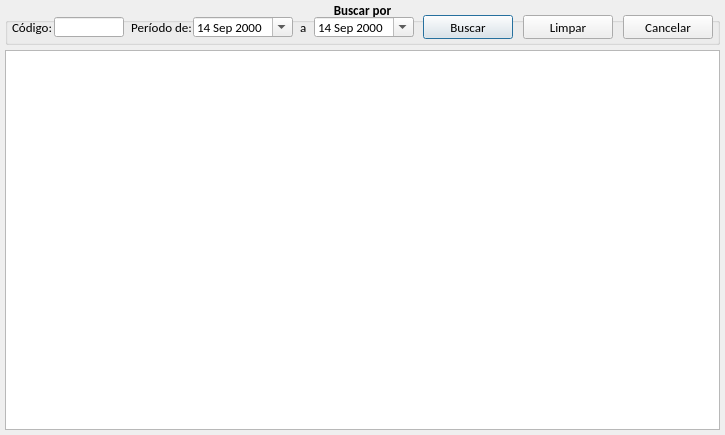
<?xml version="1.0" encoding="UTF-8"?>
<ui version="4.0">
 <class>tela_listar_despesas</class>
 <widget class="QDialog" name="tela_listar_despesas">
  <property name="geometry">
   <rect>
    <x>0</x>
    <y>0</y>
    <width>725</width>
    <height>435</height>
   </rect>
  </property>
  <property name="windowTitle">
   <string>Despesas</string>
  </property>
  <widget class="QGroupBox" name="gb_buscar">
   <property name="geometry">
    <rect>
     <x>5</x>
     <y>0</y>
     <width>715</width>
     <height>45</height>
    </rect>
   </property>
   <property name="font">
    <font>
     <family>Calibri</family>
     <pointsize>10</pointsize>
     <weight>75</weight>
     <bold>true</bold>
     <kerning>false</kerning>
    </font>
   </property>
   <property name="title">
    <string>Buscar por</string>
   </property>
   <property name="alignment">
    <set>Qt::AlignCenter</set>
   </property>
   <widget class="QLabel" name="lb_codigo">
    <property name="geometry">
     <rect>
      <x>7</x>
      <y>17</y>
      <width>42</width>
      <height>20</height>
     </rect>
    </property>
    <property name="font">
     <font>
      <weight>50</weight>
      <bold>false</bold>
     </font>
    </property>
    <property name="text">
     <string>Código:</string>
    </property>
   </widget>
   <widget class="QLineEdit" name="le_codigo">
    <property name="geometry">
     <rect>
      <x>49</x>
      <y>17</y>
      <width>70</width>
      <height>20</height>
     </rect>
    </property>
    <property name="font">
     <font>
      <weight>50</weight>
      <bold>false</bold>
     </font>
    </property>
    <property name="inputMask">
     <string>000000000; </string>
    </property>
    <property name="text">
     <string/>
    </property>
    <property name="cursorPosition">
     <number>9</number>
    </property>
   </widget>
   <widget class="QLabel" name="lb_nome">
    <property name="geometry">
     <rect>
      <x>126</x>
      <y>17</y>
      <width>62</width>
      <height>20</height>
     </rect>
    </property>
    <property name="font">
     <font>
      <family>Calibri</family>
      <pointsize>10</pointsize>
      <weight>50</weight>
      <bold>false</bold>
      <kerning>false</kerning>
     </font>
    </property>
    <property name="text">
     <string>Período de:</string>
    </property>
   </widget>
   <widget class="QPushButton" name="btn_buscar">
    <property name="geometry">
     <rect>
      <x>418</x>
      <y>15</y>
      <width>90</width>
      <height>24</height>
     </rect>
    </property>
    <property name="minimumSize">
     <size>
      <width>0</width>
      <height>24</height>
     </size>
    </property>
    <property name="maximumSize">
     <size>
      <width>90</width>
      <height>24</height>
     </size>
    </property>
    <property name="font">
     <font>
      <family>Calibri</family>
      <pointsize>10</pointsize>
      <weight>50</weight>
      <bold>false</bold>
     </font>
    </property>
    <property name="text">
     <string>Buscar</string>
    </property>
    <property name="icon">
     <iconset resource="imagens.qrc">
      <normaloff>:/img/img/buscar.png</normaloff>:/img/img/buscar.png</iconset>
    </property>
    <property name="iconSize">
     <size>
      <width>20</width>
      <height>20</height>
     </size>
    </property>
   </widget>
   <widget class="QPushButton" name="btn_cancelar">
    <property name="geometry">
     <rect>
      <x>618</x>
      <y>15</y>
      <width>90</width>
      <height>24</height>
     </rect>
    </property>
    <property name="minimumSize">
     <size>
      <width>0</width>
      <height>24</height>
     </size>
    </property>
    <property name="maximumSize">
     <size>
      <width>90</width>
      <height>24</height>
     </size>
    </property>
    <property name="font">
     <font>
      <family>Calibri</family>
      <pointsize>10</pointsize>
      <weight>50</weight>
      <bold>false</bold>
     </font>
    </property>
    <property name="text">
     <string>Cancelar</string>
    </property>
    <property name="icon">
     <iconset resource="imagens.qrc">
      <normaloff>:/img/img/1345902747_button_cancel.png</normaloff>:/img/img/1345902747_button_cancel.png</iconset>
    </property>
    <property name="iconSize">
     <size>
      <width>18</width>
      <height>18</height>
     </size>
    </property>
   </widget>
   <widget class="QPushButton" name="btn_limpar">
    <property name="geometry">
     <rect>
      <x>518</x>
      <y>15</y>
      <width>90</width>
      <height>24</height>
     </rect>
    </property>
    <property name="minimumSize">
     <size>
      <width>0</width>
      <height>24</height>
     </size>
    </property>
    <property name="maximumSize">
     <size>
      <width>90</width>
      <height>24</height>
     </size>
    </property>
    <property name="font">
     <font>
      <family>Calibri</family>
      <pointsize>10</pointsize>
      <weight>50</weight>
      <bold>false</bold>
     </font>
    </property>
    <property name="text">
     <string>Limpar</string>
    </property>
    <property name="icon">
     <iconset resource="imagens.qrc">
      <normaloff>:/img/img/limpar.png</normaloff>:/img/img/limpar.png</iconset>
    </property>
    <property name="iconSize">
     <size>
      <width>20</width>
      <height>20</height>
     </size>
    </property>
   </widget>
   <widget class="QDateEdit" name="data_inicial">
    <property name="geometry">
     <rect>
      <x>188</x>
      <y>17</y>
      <width>100</width>
      <height>20</height>
     </rect>
    </property>
    <property name="font">
     <font>
      <weight>50</weight>
      <bold>false</bold>
     </font>
    </property>
    <property name="frame">
     <bool>true</bool>
    </property>
    <property name="alignment">
     <set>Qt::AlignLeading|Qt::AlignLeft|Qt::AlignVCenter</set>
    </property>
    <property name="readOnly">
     <bool>false</bool>
    </property>
    <property name="buttonSymbols">
     <enum>QAbstractSpinBox::UpDownArrows</enum>
    </property>
    <property name="accelerated">
     <bool>false</bool>
    </property>
    <property name="keyboardTracking">
     <bool>true</bool>
    </property>
    <property name="maximumDateTime">
     <datetime>
      <hour>23</hour>
      <minute>59</minute>
      <second>59</second>
      <year>3000</year>
      <month>12</month>
      <day>31</day>
     </datetime>
    </property>
    <property name="minimumDateTime">
     <datetime>
      <hour>0</hour>
      <minute>0</minute>
      <second>0</second>
      <year>2000</year>
      <month>9</month>
      <day>14</day>
     </datetime>
    </property>
    <property name="calendarPopup">
     <bool>true</bool>
    </property>
    <property name="timeSpec">
     <enum>Qt::LocalTime</enum>
    </property>
   </widget>
   <widget class="QLabel" name="lb_a">
    <property name="geometry">
     <rect>
      <x>295</x>
      <y>17</y>
      <width>7</width>
      <height>20</height>
     </rect>
    </property>
    <property name="font">
     <font>
      <family>Calibri</family>
      <pointsize>10</pointsize>
      <weight>50</weight>
      <bold>false</bold>
      <kerning>false</kerning>
     </font>
    </property>
    <property name="text">
     <string>a</string>
    </property>
   </widget>
   <widget class="QDateEdit" name="data_final">
    <property name="geometry">
     <rect>
      <x>309</x>
      <y>17</y>
      <width>100</width>
      <height>20</height>
     </rect>
    </property>
    <property name="font">
     <font>
      <weight>50</weight>
      <bold>false</bold>
     </font>
    </property>
    <property name="frame">
     <bool>true</bool>
    </property>
    <property name="alignment">
     <set>Qt::AlignLeading|Qt::AlignLeft|Qt::AlignVCenter</set>
    </property>
    <property name="readOnly">
     <bool>false</bool>
    </property>
    <property name="buttonSymbols">
     <enum>QAbstractSpinBox::UpDownArrows</enum>
    </property>
    <property name="accelerated">
     <bool>false</bool>
    </property>
    <property name="keyboardTracking">
     <bool>true</bool>
    </property>
    <property name="maximumDateTime">
     <datetime>
      <hour>23</hour>
      <minute>59</minute>
      <second>59</second>
      <year>3000</year>
      <month>12</month>
      <day>31</day>
     </datetime>
    </property>
    <property name="minimumDateTime">
     <datetime>
      <hour>0</hour>
      <minute>0</minute>
      <second>0</second>
      <year>2000</year>
      <month>9</month>
      <day>14</day>
     </datetime>
    </property>
    <property name="calendarPopup">
     <bool>true</bool>
    </property>
    <property name="timeSpec">
     <enum>Qt::LocalTime</enum>
    </property>
   </widget>
  </widget>
  <widget class="QTableWidget" name="tw_despesas">
   <property name="geometry">
    <rect>
     <x>5</x>
     <y>50</y>
     <width>715</width>
     <height>380</height>
    </rect>
   </property>
   <property name="font">
    <font>
     <family>Calibri</family>
     <pointsize>9</pointsize>
    </font>
   </property>
   <property name="alternatingRowColors">
    <bool>true</bool>
   </property>
   <property name="rowCount">
    <number>0</number>
   </property>
   <property name="columnCount">
    <number>0</number>
   </property>
   <attribute name="horizontalHeaderDefaultSectionSize">
    <number>360</number>
   </attribute>
   <attribute name="horizontalHeaderHighlightSections">
    <bool>true</bool>
   </attribute>
   <attribute name="horizontalHeaderMinimumSectionSize">
    <number>60</number>
   </attribute>
   <attribute name="horizontalHeaderStretchLastSection">
    <bool>true</bool>
   </attribute>
   <attribute name="verticalHeaderVisible">
    <bool>false</bool>
   </attribute>
   <attribute name="verticalHeaderDefaultSectionSize">
    <number>20</number>
   </attribute>
   <attribute name="verticalHeaderMinimumSectionSize">
    <number>20</number>
   </attribute>
  </widget>
 </widget>
 <tabstops>
  <tabstop>le_codigo</tabstop>
  <tabstop>data_inicial</tabstop>
  <tabstop>data_final</tabstop>
  <tabstop>btn_buscar</tabstop>
  <tabstop>btn_limpar</tabstop>
  <tabstop>btn_cancelar</tabstop>
 </tabstops>
 <resources>
  <include location="imagens.qrc"/>
 </resources>
 <connections/>
</ui>
